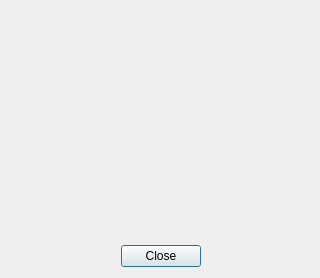
<?xml version="1.0" encoding="UTF-8"?>
<ui version="4.0">
 <class>qtUCAbout</class>
 <widget class="QDialog" name="qtUCAbout">
  <property name="windowModality">
   <enum>Qt::ApplicationModal</enum>
  </property>
  <property name="geometry">
   <rect>
    <x>0</x>
    <y>0</y>
    <width>320</width>
    <height>278</height>
   </rect>
  </property>
  <property name="windowTitle">
   <string>About qtUC</string>
  </property>
  <property name="modal">
   <bool>true</bool>
  </property>
  <widget class="QDialogButtonBox" name="buttonBox">
   <property name="geometry">
    <rect>
     <x>10</x>
     <y>240</y>
     <width>301</width>
     <height>32</height>
    </rect>
   </property>
   <property name="orientation">
    <enum>Qt::Horizontal</enum>
   </property>
   <property name="standardButtons">
    <set>QDialogButtonBox::Close</set>
   </property>
   <property name="centerButtons">
    <bool>true</bool>
   </property>
  </widget>
 </widget>
 <resources/>
 <connections>
  <connection>
   <sender>buttonBox</sender>
   <signal>accepted()</signal>
   <receiver>qtUCAbout</receiver>
   <slot>accept()</slot>
   <hints>
    <hint type="sourcelabel">
     <x>248</x>
     <y>254</y>
    </hint>
    <hint type="destinationlabel">
     <x>157</x>
     <y>274</y>
    </hint>
   </hints>
  </connection>
  <connection>
   <sender>buttonBox</sender>
   <signal>rejected()</signal>
   <receiver>qtUCAbout</receiver>
   <slot>reject()</slot>
   <hints>
    <hint type="sourcelabel">
     <x>316</x>
     <y>260</y>
    </hint>
    <hint type="destinationlabel">
     <x>286</x>
     <y>274</y>
    </hint>
   </hints>
  </connection>
 </connections>
</ui>
